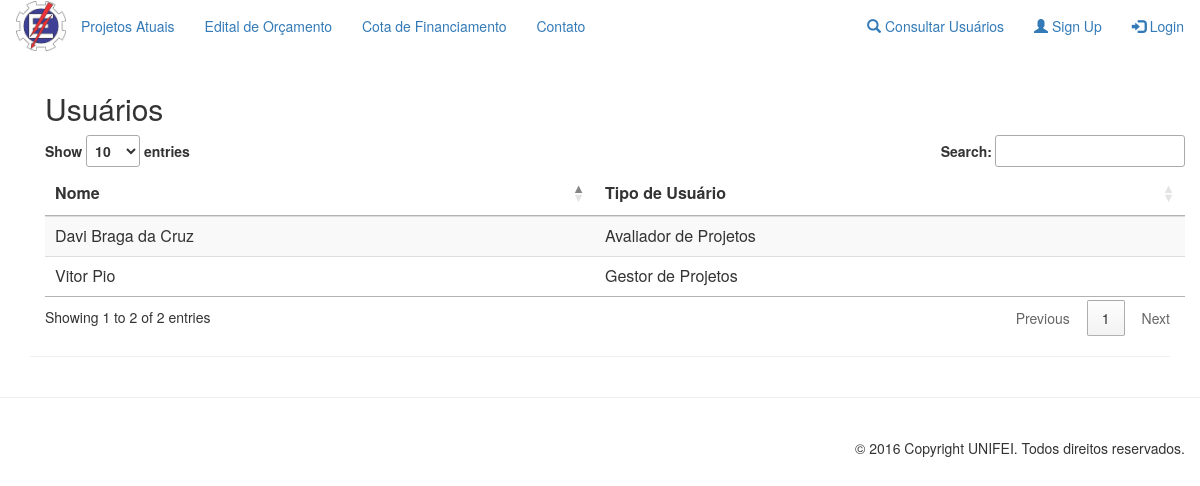
The page /pages/usuario/consultarUsuario.php on the database as committed earlier.
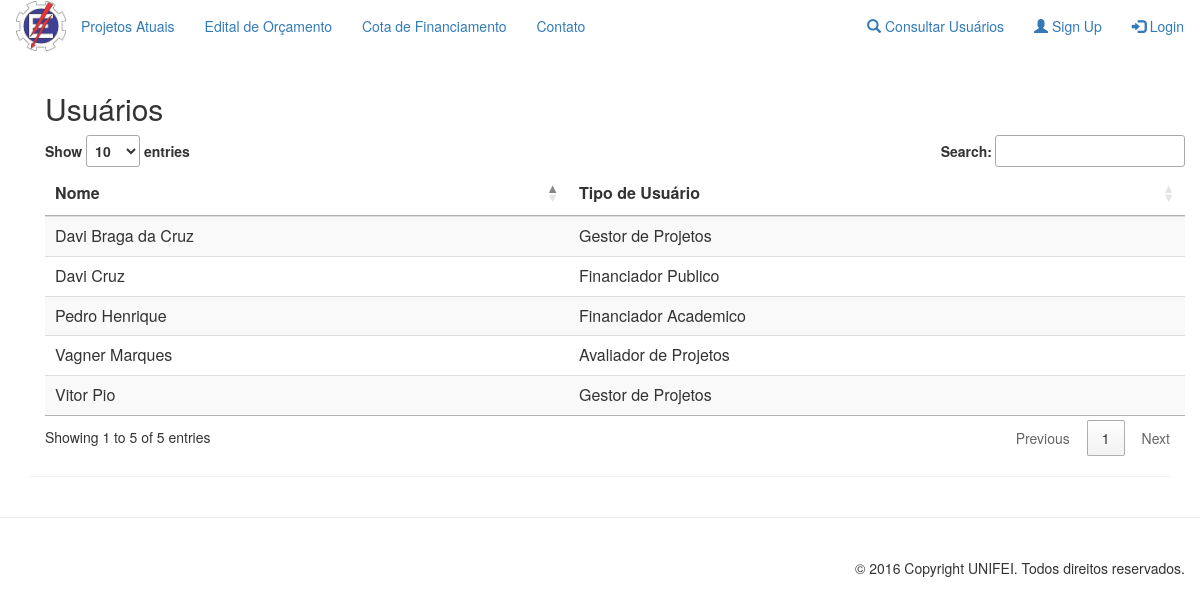
The same page on the database as committed later.
### tables this page shows
CREATE TABLE `usuario` (
  `cpf` varchar(14) NOT NULL,
  `tipo` varchar(50) NOT NULL,
  `nome` varchar(50) NOT NULL,
  `email` varchar(25) NOT NULL,
  `senha` varchar(20) NOT NULL,
  `cep` int(8) NOT NULL,
  `rua` varchar(45) NOT NULL,
  `numero` int(5) NOT NULL,
  `bairro` varchar(25) NOT NULL,
  `cidade` varchar(25) NOT NULL,
  `estado` varchar(2) NOT NULL,
  `categoria` varchar(40) NOT NULL,
  `dataNasc` date NOT NULL,
  `status` varchar(20) NOT NULL
);

### functions/functionsBd.php (called while the page is built, shortened)
<?php
function consultaUsuario()
{
    RETURN mysql_query("SELECT * FROM usuario ORDER BY nome");
}
?>

### pages/usuario/consultarUsuario.php (the view, shortened to what this page needs)
<?php
require_once '../../functions/functionsBd.php';
?>
<section id="infoProjetosCandidatos" class="container">
    <div class="container">
        <h2 class="sub-header">Usuários</h2>
        <div class="table-responsive">
            <script>$(document).ready(function ()
                {
                    $('#listarUsuarios').DataTable();
                });
            </script>
            <table id="listarUsuarios" class="table table-striped">
                <thead>
                    <tr>
                        <th>Nome</th>
                        <th>Tipo de Usuário</th>
                    </tr>
                </thead>
                <tbody>
                    <?php
                    $query = consultaUsuario();
                    while ($dados = mysql_fetch_array(($query)))
                    {
                        echo "<tr>"
                            . "<td> " . $dados['nome'] . "</td>"
                            . "<td> " . $dados['tipo'] . "</td>"
                            . "</tr>";
                    }
                    ?>
                </tbody>
            </table>
        </div>
    </div>
    <hr/>
</section>
<?php include("../template/footer.php") ?>

Rows that differ between the two databases and show on the page:
changed usuario "Davi Braga da Cruz": tipo "Avaliador de Projetos" → "Gestor de Projetos"
added usuario: nome "Davi Cruz", tipo "Financiador Publico"
added usuario: nome "Pedro Henrique", tipo "Financiador Academico"
added usuario: nome "Vagner Marques", tipo "Avaliador de Projetos"
Other text that changed with them:
text written by a page script: "Show entries Search: Showing 1 to 2 of 2 entries Previous 1 Next" → "Show entries Search: Showing 1 to 5 of 5 entries Previous 1 Next"
